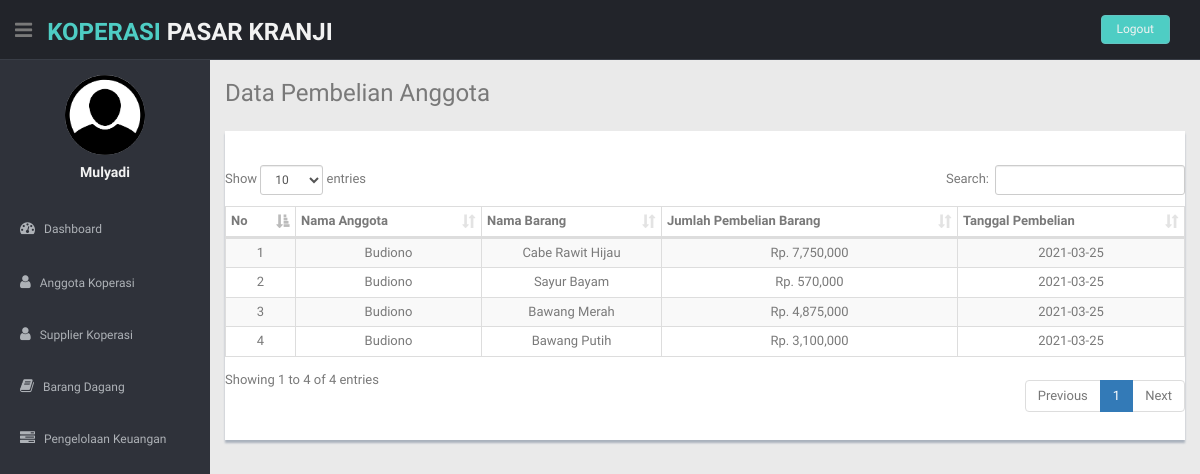
Screenshot of /manager/index_manager.php?halaman=kebutuhan&aksi=detail&id=1 (signed in) with the database file from the repository.
### tables this page shows
CREATE TABLE `pembelian_barang` (
  `id_pembelian_barang` int(11) NOT NULL,
  `id_pembelian` int(11) NOT NULL,
  `id_anggota` int(11) NOT NULL,
  `id_barang` int(11) NOT NULL,
  `total_harga` int(50) NOT NULL,
  `jumlah_barang` varchar(20) NOT NULL,
  `tanggal_pembelian` date NOT NULL
);

CREATE TABLE `anggota` (
  `id_anggota` int(11) NOT NULL,
  `nama_anggota` varchar(100) NOT NULL,
  `jenis_kelamin` varchar(50) NOT NULL,
  `username` varchar(100) NOT NULL,
  `password` varchar(100) NOT NULL,
  `alamat` varchar(100) NOT NULL,
  `no_tlp` varchar(50) NOT NULL,
  `no_ktp` varchar(50) NOT NULL,
  `foto_anggota` varchar(150) NOT NULL
);

CREATE TABLE `barang_dagang` (
  `id_barang` int(11) NOT NULL,
  `id_jenis` int(11) NOT NULL,
  `nama_barang` varchar(100) NOT NULL,
  `harga_kilo` varchar(100) NOT NULL,
  `satuan_barang` varchar(50) NOT NULL,
  `jumlah_kilo` varchar(100) NOT NULL,
  `jumlah_minimal` varchar(100) NOT NULL,
  `jumlah_maksimal` varchar(100) NOT NULL,
  `gambar_barang` varchar(100) NOT NULL
);

CREATE TABLE `pembelian` (
  `id_pembelian` int(11) NOT NULL,
  `id_anggota` int(11) NOT NULL,
  `nama` varchar(50) NOT NULL,
  `tanggal_pembelian` date NOT NULL,
  `total_pembelian` int(50) NOT NULL
);

### manager/pembelian_anggota/detail_pembelian.php (the view, shortened to what this page needs)
    <section id="main-content">
      <section class="wrapper">
        <h3> Data Pembelian Anggota</h3>
        <div class="row mt">
          <div class="col-lg-12">
            <div class="content-panel">
              <div class="float-right">
              </div>
                <table class="table table-bordered table-striped table-condensed" id="example1">
                <br>
                <thead align="center">
                  <tr align="center">
                  <th>No</th>
                    <th>Nama Anggota</th>
                    <th>Nama Barang</th>
                    <th>Jumlah Pembelian Barang</th>
                    <th>Tanggal Pembelian</th>
                  </tr>
                </thead>
                <tbody>
                <?php
                  $nomor=1;
              $sql = mysqli_query($koneksi,"SELECT *FROM pembelian_barang JOIN pembelian
              ON pembelian_barang.id_pembelian=pembelian.id_pembelian JOIN barang_dagang
              ON pembelian_barang.id_barang=barang_dagang.id_barang JOIN anggota
              ON pembelian_barang.id_anggota=anggota.id_anggota
              where pembelian_barang.id_pembelian = '$_GET[id]'")
              or die(mysqli_error());?>
        <?php while ($data = $sql->fetch_assoc()) {?>
        <tr class="gradeX" align="center">
                    <td><?php echo $nomor; ?></td>
                    <td><?php echo $data['nama_anggota']; ?></td>
                    <td><?php echo $data['nama_barang']; ?></td>
                    <td>Rp. <?php echo number_format($data['total_harga']); ?></td>
                    <td><?php echo $data['tanggal_pembelian']; ?></td>
                </tr>
                <?php
                $nomor++;
                };?>
                </tbody>
            </table>
        </div>
    </div>
</div>
</section>
</section>

### css/style.css (style rules this page uses)
body { color: #797979; background: #eaeaea; font-family: 'Ruda', sans-serif; padding: 0px !important; margin: 0px !important; font-size:13px; }
.mt { margin-top: 25px; }
#main-content { margin-left: 210px; }
.wrapper { display: inline-block; margin-top: 60px; padding-left: 15px; padding-right: 15px; padding-bottom: 15px; padding-top: 0px; width: 100%; }
.content-panel { background: #ffffff; box-shadow: 0px 3px 2px #aab2bd; padding-top: 15px; padding-bottom: 5px; }

### rows the page displays
pembelian_barang: id_anggota.nama_anggota "Budiono", id_barang.nama_barang "Cabe Rawit Hijau", total_harga "7,750,000", id_pembelian.tanggal_pembelian "2021-03-25"
pembelian_barang: id_anggota.nama_anggota "Budiono", id_barang.nama_barang "Sayur Bayam", total_harga "570,000", id_pembelian.tanggal_pembelian "2021-03-25"
pembelian_barang: id_anggota.nama_anggota "Budiono", id_barang.nama_barang "Bawang Merah", total_harga "4,875,000", id_pembelian.tanggal_pembelian "2021-03-25"
pembelian_barang: id_anggota.nama_anggota "Budiono", id_barang.nama_barang "Bawang Putih", total_harga "3,100,000", id_pembelian.tanggal_pembelian "2021-03-25"

### other values shown
$_SESSION['nama'] "Mulyadi"
